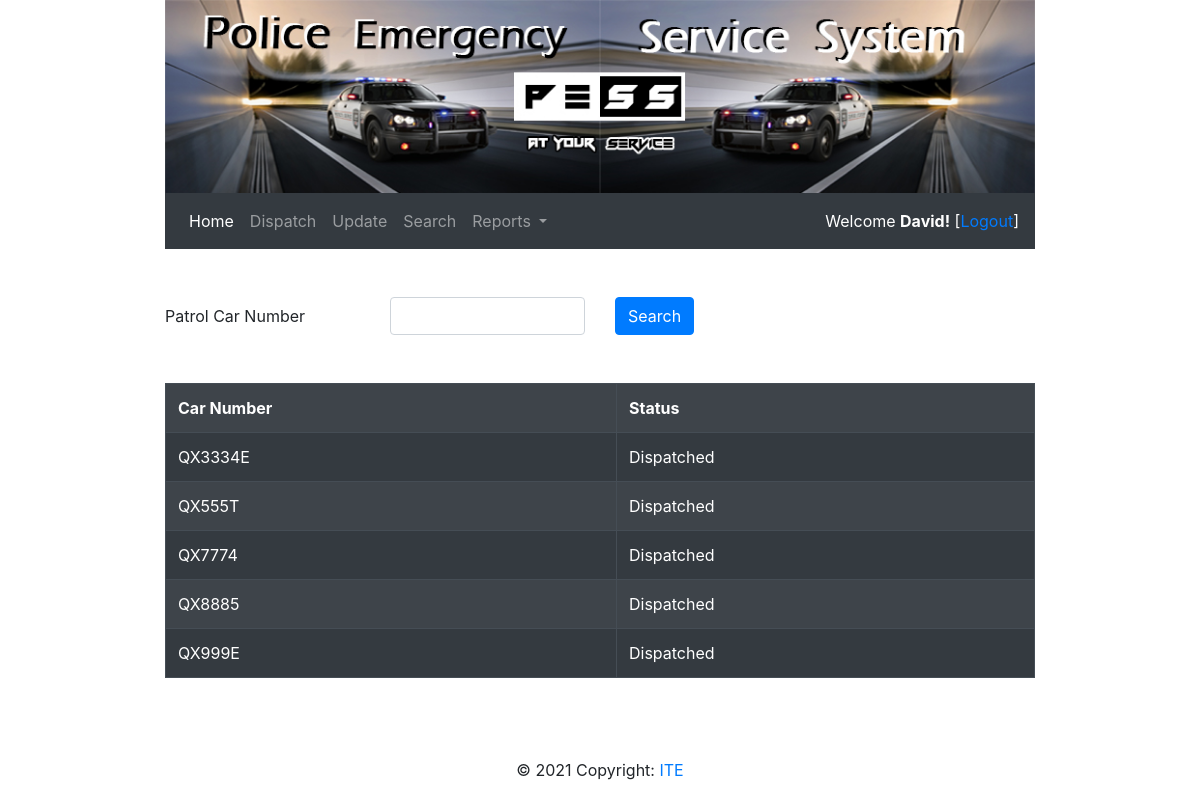
The app's page /search.php (signed in) with its own data.
### tables this page shows
CREATE TABLE `patrolcar` (
  `patrolcar_id` varchar(10) NOT NULL,
  `patrolcar_status_id` varchar(1) NOT NULL
);

CREATE TABLE `patrolcar_status` (
  `patrolcar_status_id` varchar(1) NOT NULL,
  `patrolcar_status_desc` varchar(20) NOT NULL
);

### search.php (the view, shortened to what this page needs)
<?php
	$conn = new mysqli(DB_SERVER,DB_USER,DB_PASSWORD,DB_DATABASE);
	$sql = "SELECT patrolcar.patrolcar_id,patrolcar_status.patrolcar_status_desc FROM `patrolcar` inner join patrolcar_status on patrolcar.patrolcar_status_id = patrolcar_status.patrolcar_status_id WHERE patrolcar.patrolcar_status_id=1";
	$result = $conn->query($sql);
	$cars = [];
	while($row = $result->fetch_assoc()) {
		$id = $row["patrolcar_id"];
		$status = $row["patrolcar_status_desc"];
		$car = ["id"=>$id,"status"=>$status];
		array_push($cars,$car);
	}
?>
<!doctype html>
<html>
<head>
<link rel="stylesheet" href="css/bootstrap-4.4.1.css">
</head>
<body>
<div class="container" style="width: 900px">
  	<?php
		include "header.php";
	?>
	<section class="mt-5">
	  <form action="update.php" method="post">
	    <div class="form-group row">
	      <label for="patrolCar" class="col-sm-3 col-form-label">Patrol Car Number</label>
		  <div class="col-sm-3">
			<input type="text" class="form-control" id="patrolCarId" name="patrolCarId">
		  </div>
		  <div class="col-sm-6">
			 <button type="submit" class="btn btn-primary" name="btnSearch" id="submit">Search</button>
		  </div>
		</div>
		 <div class="form-group row mt-5">
		  <div class="col-sm">
			  <table class="table table-striped table-bordered table-dark">
			  	<tbody>
					<tr>
						<th>Car Number</th>
						<th>Status</th>
					</tr>
					<?php foreach($cars as $car){
						echo "<tr>" .
								"<td>" . $car["id"] . "</td>" .
								"<td>" . $car["status"] . "</td>" .
							"</tr>";
					}
					?>
				</tbody>
			  </table>
		  </div>
	    </div>
      </form>
    </section>
	<?php
		include "footer.php";
	?>
</div>
</body>
</html>

### records on screen
patrolcar: patrolcar_id "QX3334E", patrolcar_status.patrolcar_status_desc "Dispatched"
patrolcar: patrolcar_id "QX555T", patrolcar_status.patrolcar_status_desc "Dispatched"
patrolcar: patrolcar_id "QX7774", patrolcar_status.patrolcar_status_desc "Dispatched"
patrolcar: patrolcar_id "QX8885", patrolcar_status.patrolcar_status_desc "Dispatched"
patrolcar: patrolcar_id "QX999E", patrolcar_status.patrolcar_status_desc "Dispatched"

### other values on screen
$session_DisplayName "David"
